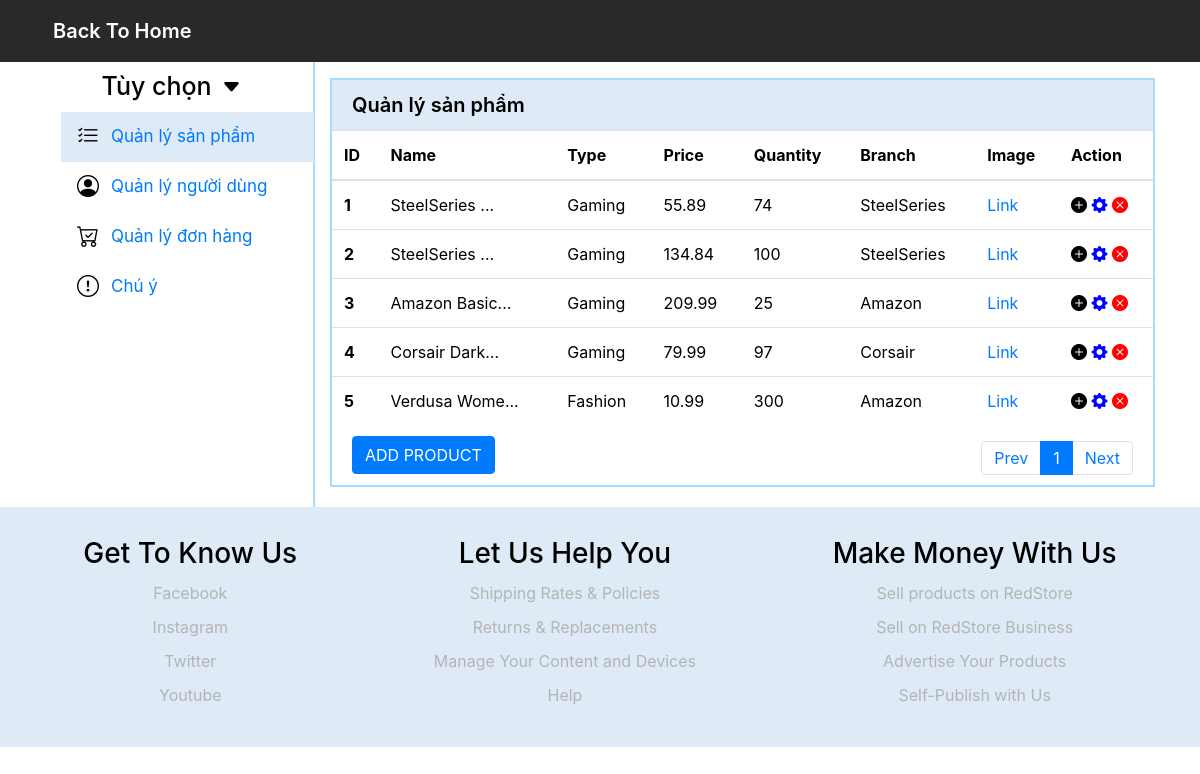
Screenshot of /manage/viewProductPage/1 (signed in) with the database file from the repository.
### tables this page shows
create table products (
    product_id int not null auto_increment primary key,
    product_name varchar(1000) not null,
    product_type varchar(255) not null,
    product_price decimal(10,2) not null,
    product_brand varchar(255),
    product_quantity int not null,
    product_detail varchar(10000) not null,
    product_image varchar(1000) not null
);

### mvc/core/controller.php (called while the page is built, shortened)
<?php
class controller{
    public function view($view, $data=[]){
        require_once "./mvc/views/".$view.".php";
    }
}
?>

### mvc/controllers/manage.php (called while the page is built, shortened)
<?php
class manage extends controller{
    public function viewProductPage($page){
        $Data = $this->model('manageModal')->getProductManagePaging($page);
        $this->view("ProductManage", [
            "data" => $Data,
            "page" => $page
        ]);
    }
}
?>

### mvc/core/app.php (called while the page is built, shortened)
<?php
class app{
    protected $action="defaultView";
    function __construct(){
        $arr = $this->UrlProcess();
        if( file_exists("./mvc/controllers/".$arr[0].".php")){
            unset($arr[0]);
        }
        $this->controller = new $this->controller;
        if(isset($arr[1])){
            if( method_exists( $this->controller , $arr[1]) ){
                $this->action = $arr[1];
            }
            unset($arr[1]);
        }
        $this->params = $arr?array_values($arr):[];
        call_user_func_array([$this->controller, $this->action], $this->params );
    }
    function UrlProcess(){
        if( isset($_GET["url"]) ){
            return explode("/", filter_var(trim($_GET["url"], "/")));
        }
    }
}
?>

### index.php (called while the page is built, shortened)
<?php
$myApp = new app();
?>

### mvc/models/manageModal.php (called while the page is built, shortened)
<?php
class manageModal extends db{
    private function _query($sql)
    {
        return mysqli_query($this->connect, $sql);
    }
    public function getProductManagePaging($page){
        $skip = (intval($page) - 1) * 5;
        if(intval($page) - 1 == 0){
            $skip = 0;
        }
        $typesql = "SELECT * FROM products LIMIT ".$skip.", 5;";
        $query1 = $this->_query($typesql);
        $types = [];
        while ($row = mysqli_fetch_assoc($query1)) {
            array_push($types, $row);
        }
        return $types;
    }
}
?>

### mvc/core/db.php (called while the page is built, shortened)
<?php
class db{
    protected $servername = "localhost";
    protected $username = "root";
    protected $password = "";
    function __construct(){
        $this->connect = mysqli_connect($this->servername, $this->username, $this->password);
    }
}
?>

### mvc/views/ProductManage.php (the view, shortened to what this page needs)
<!DOCTYPE html>
<html lang="en">
<head>
    <link rel="stylesheet" href="https://maxcdn.bootstrapcdn.com/bootstrap/4.0.0/css/bootstrap.min.css"
>
    <link rel="stylesheet" href="./assets/css/app.css">
    <link rel="stylesheet" href="https://cdn.jsdelivr.net/npm/bootstrap-icons@1.3.0/font/bootstrap-icons.css">
</head>
<body>
    <nav class="navbar navbar-expand-lg navbar-dark" style="background-color: #2a2928;">
        <div class="container">
            <div class="collapse navbar-collapse" id="navbarSupportedContent">
                <ul class="navbar-nav mr-auto fontSize">
                <li class="nav-item active mr-4 selectedMenu">
                        <a class="nav-link" href="./home">Back To Home<span class="sr-only">(current)</span></a>
                    </li>
                </ul>
            </div>
        </div>
    </nav>
    <div class="container">
        <div class="row">
            <div class="col-sm-3 menu-left">
                <div class="option_admin">
                <div class="option_admin_title">
                        <span>Tùy chọn</span>
                        <i class="bi bi-caret-down-fill"></i>
                    </div>
                    <div class="option_admin_manage option_select option_selected">
                        <i class="bi bi-list-check"></i>
                        <a href="manage/viewProductPage/1">Quản lý sản phẩm</a>
                    </div>
                    <div class="option_admin_comment option_select ">
                        <i class="bi bi-person-circle"></i>
                        <a href="manage/viewUserPage/1">Quản lý người dùng</a>
                    </div>
                    <div class="option_admin_comment option_select ">
                        <i class="bi bi-cart-check"></i>
                        <a href="manage/viewOrderPage/1">Quản lý đơn hàng</a>
                    </div>
                    <div class="option_admin_comment option_select ">
                        <i class="bi bi-exclamation-circle"></i>
                        <a href="manage/note">Chú ý</a>
                    </div>
                </div>
            </div>
            <div class="col-sm-9 menu-right">
                <div class="admin_detail">
                    <div class="admin_detail_title">
                        Quản lý sản phẩm
                    </div>
                    <div class="admin_detail_content">
                        <table class="table">
                            <thead>
                                <tr>
                                    <th scope="col">ID</th>
                                    <th scope="col">Name</th>
                                    <th scope="col">Type</th>
                                    <th scope="col">Price</th>
                                    <th scope="col">Quantity</th>
                                    <th scope="col">Branch</th>
                                    <th scope="col">Image</th>
                                    <th scope="col">Action</th>
                                </tr>
                            </thead>
                            <tbody>
                                <?php foreach($data as $value): ?>
                                    <tr data-id="<?=$value['product_id']?>">
                                        <th scope="row"><?=$value['product_id']?></th>
                                        <td class="Name_Product_value"><?php echo substr($value['product_name'],0,12)?>...</td>
                                        <td class="Type_Product_value"><?=$value['product_type']?></td>
                                        <td class="Price_Product_value"><?=$value['product_price']?></td>
                                        <td class="Quantity_Product_value"><?=$value['product_quantity']?></td>
                                        <td class="Rating_Product_value"><?=$value['product_brand']?></td>
                                        <td class="Rating_Product_value"><a href="<?=$value['product_image']?>">Link</a></td>
                                        <td>
                                            <i class="bi bi-plus-circle-fill detail-product" data-id="<?=$value['product_id']?>"></i>
                                            <i class="bi bi-gear-fill edit-product" data-id="<?=$value['product_id']?>--<?=$value['product_name']?>--<?=$value['product_type']?>--<?=$value['product_price']?>--<?=$value['product_quantity']?>--<?=$value['product_detail']?>--<?=$value['product_brand']?>--<?=$value['product_image']?>" data-toggle="modal" data-target="#exampleModalScrollable"></i>
                                            <i class="bi bi-x-circle-fill delete-product" data-toggle="modal" data-target="#exampleModal" data-id="<?=$value['product_id']?>"></i>
                                        </td>
                                    </tr>
                                <?php endforeach; ?>
                            </tbody>
                        </table>
                        <div class="show_quantity">
                            <div class="show_quantity_item">
                                <button type="button" id="button_add" class="btn btn-primary" data-toggle="modal" data-target="#exampleModalScrollable">ADD PRODUCT</button>
                            </div>
                            <div class="show_quantity_page">
                                <nav aria-label="...">
                                    <ul class="pagination">
                                      <li class="page-item ">
                                        <a class="page-link" href="manage/viewProductPage/<?=$page - 1?>" tabindex="-1">Prev</a>
                                      </li>
                                      <li class="page-item active">
                                        <a class="page-link" href="manage/viewProductPage/<?=$page?>"><?=$page?></a>
                                      </li>
                                      <li class="page-item">
                                        <a class="page-link" href="manage/viewProductPage/<?=$page + 1?>">Next</a>
                                      </li>
                                    </ul>
                                  </nav>
                            </div>
                        </div>
                    </div>
                </div>
            </div>
        </div>
        </div>
        <div class="footer">
            <div class="useful-link">
                <h3>Get To Know Us</h3>
                <div><a href="#">Facebook</a></div>
                <div><a href="#">Instagram</a></div>
                <div><a href="#">Twitter</a></div>
                <div><a href="#">Youtube</a></div>
            </div>
            <div class="useful-link">
                <h3>Let Us Help You</h3>
                <div><a href="#">Shipping Rates & Policies</a></div>
                <div><a href="#">Returns & Replacements</a></div>
                <div><a href="#">Manage Your Content and Devices</a></div>
                <div><a href="#">Help</a></div>
            </div>
            <div class="useful-link">
                <h3>Make Money With Us</h3>
                <div><a href="#">Sell products on RedStore</a></div>
                <div><a href="#">Sell on RedStore Business</a></div>
                <div><a href="#">Advertise Your Products</a></div>
                <div><a href="#">Self-Publish with Us</a></div>
            </div>
    </div>
</body>
</html>

### assets/css/app.css (style rules this page uses)
body { background-color:rgb(255, 255, 255); }
.container { color: black; }
.fontSize { font-size: 20px; font-weight: 600; }
.menu-left { border-right: 2px solid rgb(167, 220, 255); }
.option_admin_title { width: 100%; height: 50px; display: flex; justify-content: center; align-items: center; }
.option_admin_title span { font-size: 25px; font-weight: 550; margin-right: 10px; }
.option_admin_title i { font-size: 20px; }
.option_select { width: 100%; height: 50px; display: flex; justify-content: start; align-items: center; margin-left: 16px; font-size: 17px; }
.option_select i { margin-left: 16px; margin-right: 12px; font-size: 22px; }
.option_selected { background-color: rgb(222,235,246); }
.admin_detail { margin-bottom: 20px; margin-top: 16px; border: 2px solid rgb(167, 220, 255); }
.admin_detail_title { width: 100%; height: 50px; background-color: rgb(222,235,246); display: flex; justify-content: start; align-items: center; padding-left: 20px; font-size: 20px; font-weight: 600; }
.show_quantity { display: flex; justify-content: space-between; }
.show_quantity_item { margin-left: 20px; margin-top: -5px; height: 20px; }
.show_quantity_page { margin-right: 20px; }
.pagination { margin-bottom: 10px; }
.pagination a { padding-top: 6px; padding-bottom: 6px; }
.bi-x-circle-fill { color: red; }
.bi-gear-fill { color: blue; }
.footer { background-color: rgb(222,235,246); margin: 0px; display: flex; justify-content: space-around; padding: 20px; }
.useful-link { display: block; text-align: center; padding: 10px; color: black; }
.useful-link a { text-decoration: none; color: rgb(180, 180, 180); }
.useful-link div { margin: 10px; }

### mvc/views/ProductManage.php (style rules this page uses)
.show_quantity_item { margin-top: -5px; }

### rows the page displays
products: product_id "1", product_name "SteelSeries", product_type "Gaming", product_price "55.89", product_quantity "74", product_brand "SteelSeries"
products: product_id "2", product_name "SteelSeries", product_type "Gaming", product_price "134.84", product_quantity "100", product_brand "SteelSeries"
products: product_id "3", product_name "Amazon Basic", product_type "Gaming", product_price "209.99", product_quantity "25", product_brand "Amazon"
products: product_id "4", product_name "Corsair Dark", product_type "Gaming", product_price "79.99", product_quantity "97", product_brand "Corsair"
products: product_id "5", product_name "Verdusa Wome", product_type "Fashion", product_price "10.99", product_quantity "300", product_brand "Amazon"

### other values shown
$page "1"
